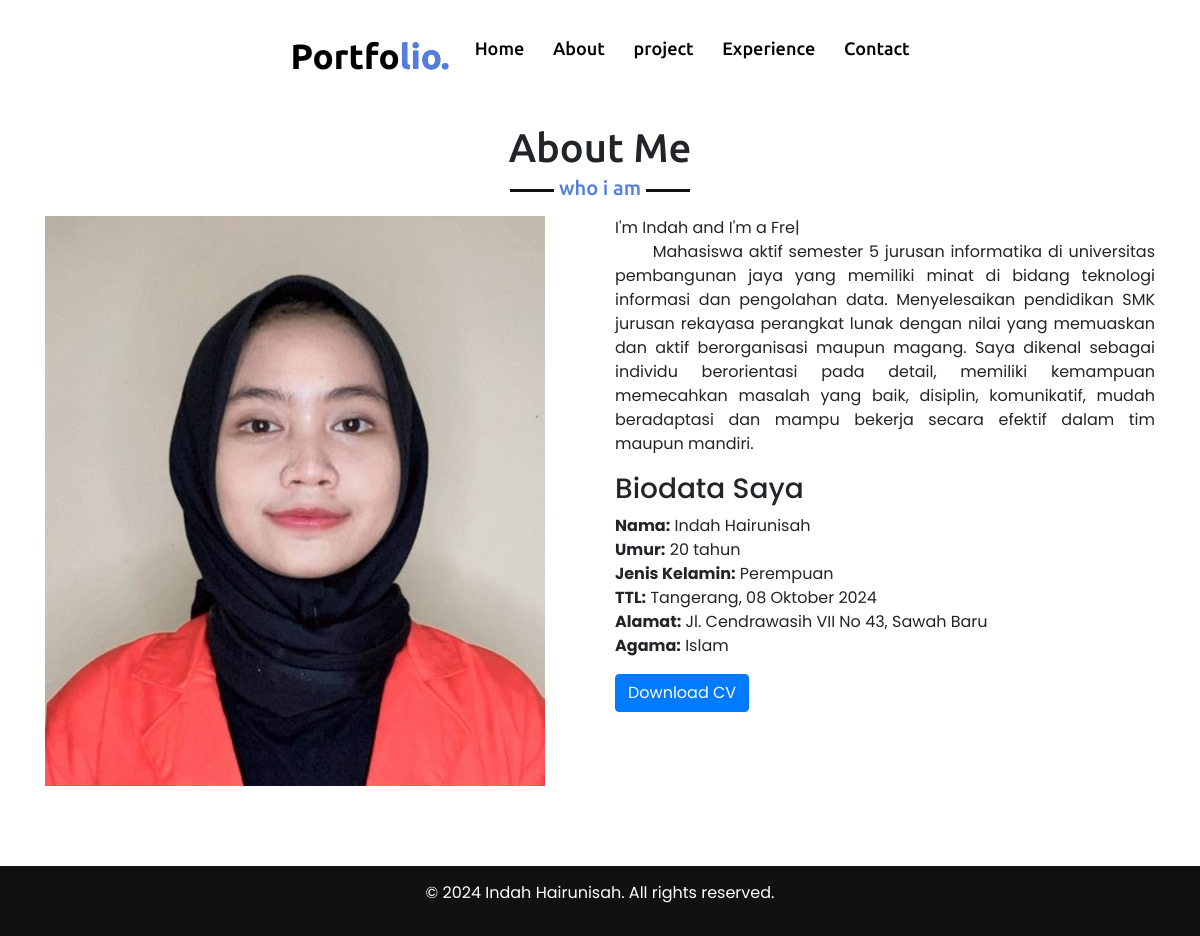
Page /about.php on the committed database.
### tables this page shows
CREATE TABLE `about` (
  `id` int(11) NOT NULL,
  `title` varchar(100) DEFAULT NULL,
  `content` text DEFAULT NULL,
  `deskripsi` longtext NOT NULL
);

### about.php (the view, shortened to what this page needs)
<?php
include 'db_connect.php';
include 'navbar.php';
$sql = "SELECT deskripsi FROM about WHERE id = 2";
$result_deskripsi = $conn->query($sql);
if ($result_deskripsi->num_rows > 0) {
    $row = $result_deskripsi->fetch_assoc();
    $deskripsi = $row['deskripsi'];
} else {
    $deskripsi = "Deskripsi tidak ditemukan.";
}
$query = "SELECT title, content FROM about WHERE id IN (2, 3, 4, 5, 6, 7)";
$result_data = $conn->query($query);
?>
<!DOCTYPE html>
<html lang="en">
<head>
    <link rel="stylesheet" href="https://stackpath.bootstrapcdn.com/bootstrap/4.5.2/css/bootstrap.min.css">
    <link rel="stylesheet" href="style.css">
    <link rel="stylesheet" href="https://cdnjs.cloudflare.com/ajax/libs/font-awesome/5.15.3/css/all.min.css"/>
    <link rel="stylesheet" href="https://cdnjs.cloudflare.com/ajax/libs/OwlCarousel2/2.3.4/assets/owl.carousel.min.css"/>
</head>
<body>
<nav class="navbar">
    <div class="max-width">
        <div class="logo"><a href="#" style="color: black;">Portfo<span>lio.</span></a></div>
        <ul class="menu" style="color: black;">
            <li><a href="home.php" style="color: black;">Home</a></li>
            <li><a href="about.php" style="color: black;">About</a></li>
            <li><a href="project.php" style="color: black;">project</a></li>
            <li><a href="experience.php" style="color: black;">Experience</a></li>
            <li><a href="contact.php" style="color: black;">Contact</a></li>
        </ul>
</nav>
<section class="about content" id="about">
    <div class="container">
        <h2 class="title text-center my-4">About Me</h2>
        <div class="row">
            <div class="col-lg-6">
                <img src="images/ndahhaii.jpg" alt="" class="img-fluid">
            </div>
            <div class="col-lg-6">
                <div class="text">I'm Indah and I'm a <span class="typing"></span></div>
                <p class="text-justify">
                    &emsp;&emsp; <span><?php echo $deskripsi; ?></span><br>
                </p>
                <h3>Biodata Saya</h3>
<p class="text-left">
<?php
while ($data = $result_data->fetch_assoc()) {
    echo "<span><strong>" . $data['title'] . ":</strong> " . $data['content'] . "</span><br>";
    }
?>
</p>
                <a href="images/CVIndahFIX.pdf" target="_blank" rel="noopener noreferrer" class="btn btn-primary">Download CV</a>
            </div>
        </div>
    </div>
</section>
<?php include 'footer.php'; ?>
</body>
</html>

### style.css (style rules this page uses)
* { margin: 0; padding: 0; box-sizing: border-box; text-decoration: none; }
html { scroll-behavior: smooth; }
section { padding: 100px 0; }
.max-width { max-width: 1300px; padding: 0 80px; margin: auto; }
.about, .Education, .skills, .teams, .contact, footer { font-family: 'Poppins', sans-serif; }
section .title { position: relative; text-align: center; font-size: 40px; font-weight: 500; margin-bottom: 60px; padding-bottom: 20px; font-family: 'Ubuntu', sans-serif; }
section .title::before { content: ''; position: absolute; bottom: 0px; left: 50%; width: 180px; height: 3px; background: #111; transform: translateX(-50%); }
section .title::after { position: absolute; bottom: -8px; left: 50%; font-size: 20px; color: #537edb; padding: 0 5px; background: #fff; transform: translateX(-50%); }
.navbar { position: fixed; width: 100%; z-index: 999; padding: 30px 0; font-family: 'Ubuntu', sans-serif; transition: all 0.3s ease; }
.navbar .max-width { display: flex; align-items: center; justify-content: space-between; }
.navbar .logo a { color: #fff; font-size: 35px; font-weight: 600; }
.navbar .logo a span { color: #537edb; transition: all 0.3s ease; }
.navbar .menu li { list-style: none; display: inline-block; }
.navbar .menu li a { display: block; color: #fff; font-size: 18px; font-weight: 500; margin-left: 25px; transition: color 0.3s ease; }
.about .title::after { content: 'who i am'; }
.about { margin-bottom: 50px; }

### about.php (style rules this page uses)
.content { min-height: calc(100% - 60px); }
nav a { text-decoration: none; }

### rows in the picture
about: deskripsi "Mahasiswa aktif semester 5 jurusan informatika di universitas pembangunan jaya yang memiliki minat di bidang teknologi informasi dan pengolahan data. Menyelesaikan pendidikan SMK jurusan rekayasa perangkat lunak dengan nilai yang memuaskan dan aktif berorganisasi maupun magang. Saya dikenal sebagai individu berorientasi pada detail, memiliki kemampuan memecahkan masalah yang baik, disiplin, komunikatif, mudah beradaptasi dan mampu bekerja secara efektif dalam tim maupun mandiri.", title "Nama", content "Indah Hairunisah"
about: title "Umur", content "20 tahun"
about: title "Jenis Kelamin", content "Perempuan"
about: title "TTL", content "Tangerang, 08 Oktober 2024"
about: title "Alamat", content "Jl. Cendrawasih VII No 43, Sawah Baru"
about: title "Agama", content "Islam"
